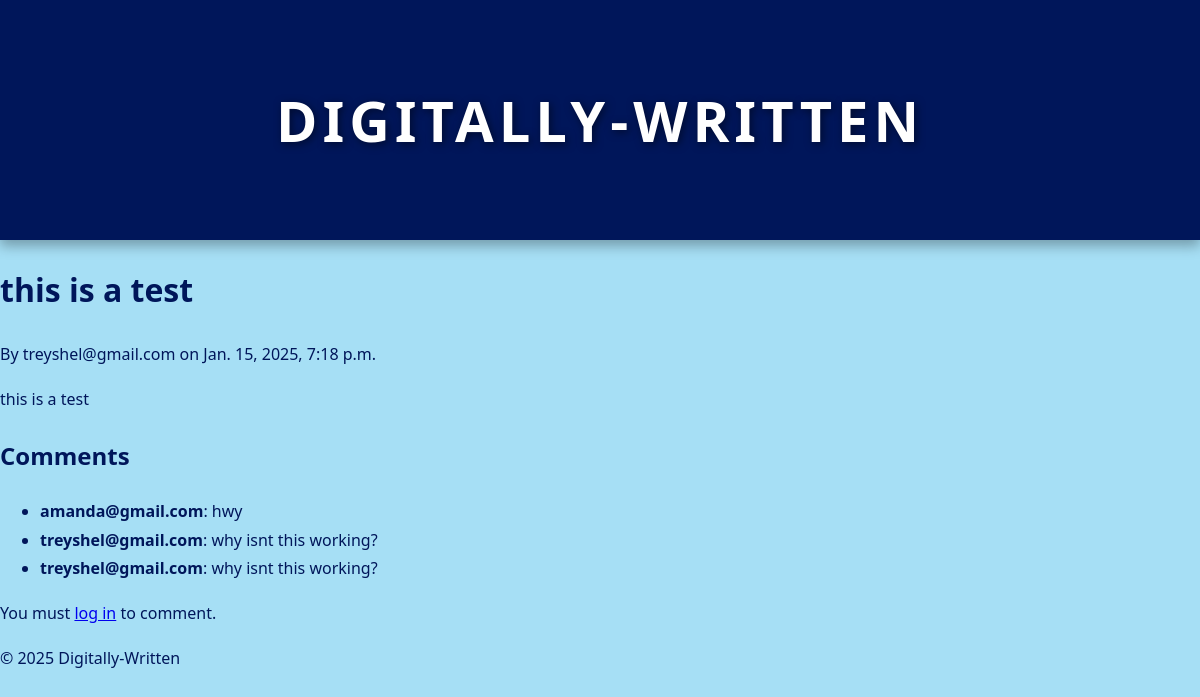
The app's page /post/4/ with its own data.
### app/models.py (models this page shows, shortened)
class Post(models.Model):
    title = models.CharField(max_length=200)
    content = models.TextField()
    author = models.ForeignKey(User, on_delete=models.CASCADE)
    created_at = models.DateTimeField(auto_now_add=True)
    updated_at = models.DateTimeField(auto_now=True)

class Comment(models.Model):
    post = models.ForeignKey(Post, on_delete=models.CASCADE, related_name="comments")
    author = models.ForeignKey(User, on_delete=models.CASCADE)
    content = models.TextField()
    created_at = models.DateTimeField(auto_now_add=True)

### app/views.py (the view)
# urls.py: path('post/<int:pk>/', app.views.post_detail, name='post_detail'),
def post_detail(request, pk):
    post = get_object_or_404(Post, pk=pk)
    comments = post.comments.all()
    if request.method == 'POST':
        comment_form = CommentForm(request.POST)
        if comment_form.is_valid():
            comment = comment_form.save(commit=False)
            comment.post = post
            comment.author = request.user
            comment.save()
            messages.success(request, 'Comment added successfully.')
            return redirect('post_detail', pk=pk)
    else:
        comment_form = CommentForm()
    return render(request, 'post_detail.html', {
        'post': post,
        'comments': comments,
        'comment_form': comment_form
    })

### app/templates/post_detail.html
{% extends 'base.html' %}
{% block content %}
<h1>{{ post.title }}</h1>
<p>By {{ post.author }} on {{ post.created_at }}</p>
<p>{{ post.content }}</p>
<h2>Comments</h2>
<ul>
    {% for comment in comments %}
        <li><strong>{{ comment.author }}</strong>: {{ comment.content }}</li>
    {% endfor %}
</ul>
{% if user.is_authenticated %}
<h3>Add a Comment</h3>
<form method="post">
    {% csrf_token %}
    {{ comment_form.as_p }}
    <button type="submit">Submit</button>
</form>
<a href="{% url 'post_list' %}">Return to Blog</a>
{% else %}
<p>You must <a href="{% url 'Login' %}">log in</a> to comment.</p>
{% endif %}
{% endblock content %}

### app/static/styles.css (style rules this page uses)
body { font-family: 'Segoe UI', Tahoma, Geneva, Verdana, sans-serif; background-color: #A6DFF5; color: #00165A; margin: 0; padding: 0; line-height: 1.8; }

### records on screen
Post: title "this is a test", author "treyshel@gmail.com", created_at "Jan. 15, 2025, 7:18 p.m.", content "this is a test"
Comment: author "amanda@gmail.com", content "hwy"
Comment: author "treyshel@gmail.com", content "why isnt this working?"
Comment: author "treyshel@gmail.com", content "why isnt this working?"
